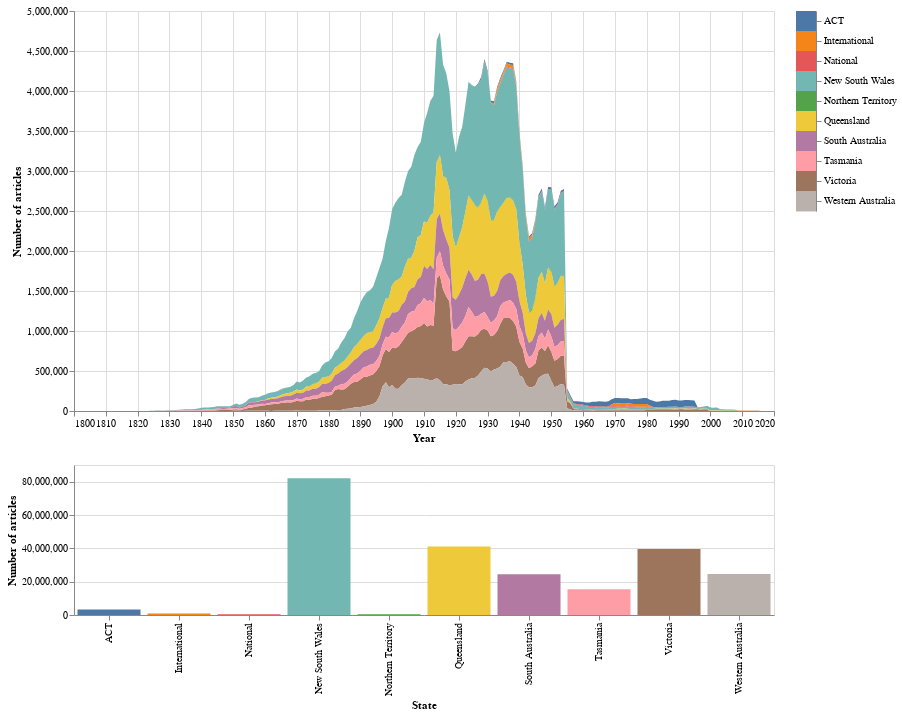

Source (notebook cell):
### Markdown cell above
## 5. Combine everything and make it interactive!

For the sake of completeness, let's try combining everything to make an interactive chart that shows both the total number of articles per year, and the contributions of each state.

### Code cell
# Use color as the selector for filtering the chart
selection = alt.selection_multi(encodings=['color'])

# Color is based on the state, or gray if another state is selected
color = alt.condition(selection,
                      alt.Color('state:N', legend=None),
                      alt.value('lightgray'))

# A basic area chart, starts stacked, but when filtered shows only the active state
area = alt.Chart(df_states_years).mark_area().encode(
    
        # Years on the X axis
        x=alt.X('term:Q', axis=alt.Axis(format='c', title='Year')),
    
        # Number of articles on the Y axis
        y=alt.Y('total_results:Q', axis=alt.Axis(format=',d', title='Number of articles'), stack=True),
        
        # Color uses the settings defined above
        color=color,
    
        # Details on hover
        tooltip=['state', alt.Tooltip('term:Q', title='Year'), alt.Tooltip('total_results:Q', title='Articles', format=',')]
    ).properties(width=700, height=400).transform_filter(
        # Filter data by state when a state is selected
        selection
    ).add_selection(
        selection
    )

# Add a bar chart showing the number of articles per state
bar = alt.Chart(df_states).mark_bar().encode(
    
        # State on the X axis
        x=alt.X('state:N', title='State'),
    
        # Number of articles on the Y axis
        y=alt.Y('total_results:Q', axis=alt.Axis(format=',d', title='Number of articles')),
        
        # Details on hover
        tooltip=[alt.Tooltip('state', title='State'), alt.Tooltip('total_results:Q', title='Articles', format=',')],
        
        # Color based on state as defined above
        color=color
    ).properties(width=700, height=150).add_selection(
        # Highlight state when selected
        selection
    )

# For good measure we'll add an interactive legend (which is really just a mini chart)
# This makes it easier to select states that don't have many articles
legend = alt.Chart(df_states).mark_rect().encode(
    
    # Show the states 
    y=alt.Y('state:N', axis=alt.Axis(orient='right', title=None)),
    
    # Color as above
    color=color
    ).add_selection(
        # Highlight on selection
        selection
    )

# Concatenate the charts -- area & legend hotizontal, then bar added vertically
(area | legend) & bar

### Figure 1 — Vega-Lite specification as saved in the notebook (floating-point values rounded to 4 significant figures; data arrays with more than 128 entries replaced by an {"elided": "..."} marker saying what was removed)
{"config": {"view": {"continuousWidth": 400, "continuousHeight": 300}}, "vconcat": [{"hconcat": [{"data": {"name": "data-44d44732e7b5bf4e14d271e62cddb517"}, "mark": "area", "encoding": {"color": {"condition": {"type": "nominal", "field": "state", "legend": null, "selection": "selector001"}, "value": "lightgray"}, "tooltip": [{"type": "nominal", "field": "state"}, {"type": "quantitative", "field": "term", "title": "Year"}, {"type": "quantitative", "field": "total_results", "format": ",", "title": "Articles"}], "x": {"type": "quantitative", "axis": {"format": "c", "title": "Year"}, "field": "term"}, "y": {"type": "quantitative", "axis": {"format": ",d", "title": "Number of articles"}, "field": "total_results", "stack": true}}, "height": 400, "selection": {"selector001": {"type": "multi", "encodings": ["color"]}}, "transform": [{"filter": {"selection": "selector001"}}], "width": 700}, {"data": {"name": "data-6f7a61a5e41bcf6b9634f58059f45704"}, "mark": "rect", "encoding": {"color": {"condition": {"type": "nominal", "field": "state", "legend": null, "selection": "selector001"}, "value": "lightgray"}, "y": {"type": "nominal", "axis": {"orient": "right", "title": null}, "field": "state"}}, "selection": {"selector001": {"type": "multi", "encodings": ["color"]}}}]}, {"data": {"name": "data-6f7a61a5e41bcf6b9634f58059f45704"}, "mark": "bar", "encoding": {"color": {"condition": {"type": "nominal", "field": "state", "legend": null, "selection": "selector001"}, "value": "lightgray"}, "tooltip": [{"type": "nominal", "field": "state", "title": "State"}, {"type": "quantitative", "field": "total_results", "format": ",", "title": "Articles"}], "x": {"type": "nominal", "field": "state", "title": "State"}, "y": {"type": "quantitative", "axis": {"format": ",d", "title": "Number of articles"}, "field": "total_results"}}, "height": 150, "selection": {"selector001": {"type": "multi", "encodings": ["color"]}}, "width": 700}], "$schema": "https://vega.github.io/schema/vega-lite/v4.8.1.json", "datasets": {"data-44d44732e7b5bf4e14d271e62cddb517": {"elided": "1346 records"}, "data-6f7a61a5e41bcf6b9634f58059f45704": [{"state": "New South Wales", "total_results": 82026176}, {"state": "Queensland", "total_results": 41089189}, {"state": "Victoria", "total_results": 39559115}, {"state": "Western Australia", "total_results": 24596675}, {"state": "South Australia", "total_results": 24504004}, {"state": "Tasmania", "total_results": 15416932}, {"state": "ACT", "total_results": 3296622}, {"state": "International", "total_results": 851097}, {"state": "National", "total_results": 452903}, {"state": "Northern Territory", "total_results": 409433}]}}
